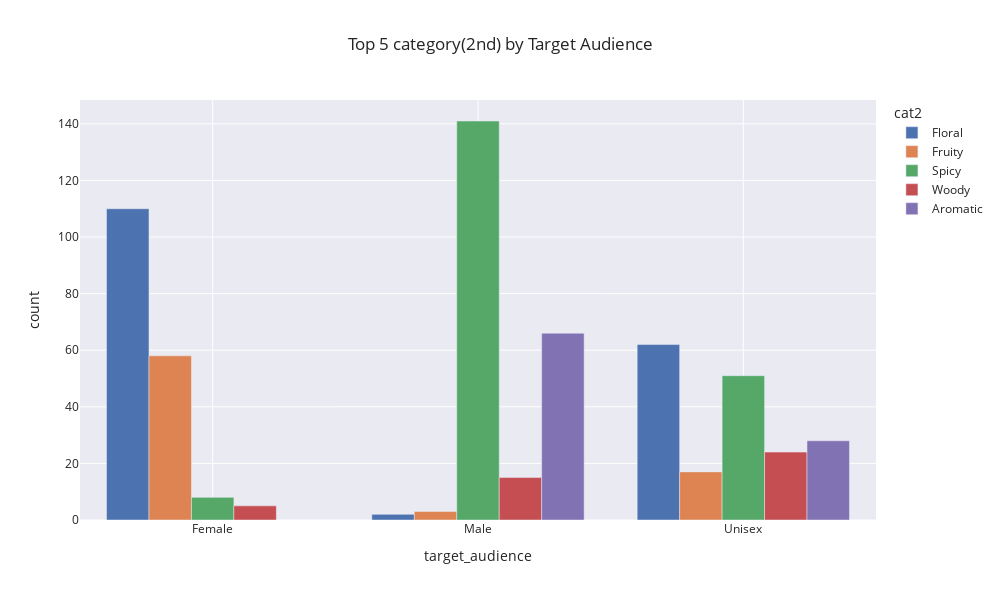

Source (notebook cell):
### Markdown cell above
- bar chart

### Code cell
fig = px.bar(
    counts,
    x="target_audience",
    y="count",
    color="cat2",
    barmode="group",
    title="Top 5 category(2nd) by Target Audience",
    width=1000, height=600,
    template='seaborn'
)
fig.show()

### Figure 1 — Plotly figure (JSON) as saved in the notebook; plotly's stock layout.template omitted (floating-point values rounded to 4 significant figures)
{"data": [{"alignmentgroup": "True", "hovertemplate": "cat2=Floral<br>target_audience=%{x}<br>count=%{y}<extra></extra>", "legendgroup": "Floral", "marker": {"color": "rgb(76,114,176)", "pattern": {"shape": ""}}, "name": "Floral", "offsetgroup": "Floral", "orientation": "v", "showlegend": true, "textposition": "auto", "type": "bar", "x": ["Female", "Male", "Unisex"], "xaxis": "x", "y": [110, 2, 62], "yaxis": "y"}, {"alignmentgroup": "True", "hovertemplate": "cat2=Fruity<br>target_audience=%{x}<br>count=%{y}<extra></extra>", "legendgroup": "Fruity", "marker": {"color": "rgb(221,132,82)", "pattern": {"shape": ""}}, "name": "Fruity", "offsetgroup": "Fruity", "orientation": "v", "showlegend": true, "textposition": "auto", "type": "bar", "x": ["Female", "Male", "Unisex"], "xaxis": "x", "y": [58, 3, 17], "yaxis": "y"}, {"alignmentgroup": "True", "hovertemplate": "cat2=Spicy<br>target_audience=%{x}<br>count=%{y}<extra></extra>", "legendgroup": "Spicy", "marker": {"color": "rgb(85,168,104)", "pattern": {"shape": ""}}, "name": "Spicy", "offsetgroup": "Spicy", "orientation": "v", "showlegend": true, "textposition": "auto", "type": "bar", "x": ["Female", "Male", "Unisex"], "xaxis": "x", "y": [8, 141, 51], "yaxis": "y"}, {"alignmentgroup": "True", "hovertemplate": "cat2=Woody<br>target_audience=%{x}<br>count=%{y}<extra></extra>", "legendgroup": "Woody", "marker": {"color": "rgb(196,78,82)", "pattern": {"shape": ""}}, "name": "Woody", "offsetgroup": "Woody", "orientation": "v", "showlegend": true, "textposition": "auto", "type": "bar", "x": ["Female", "Male", "Unisex"], "xaxis": "x", "y": [5, 15, 24], "yaxis": "y"}, {"alignmentgroup": "True", "hovertemplate": "cat2=Aromatic<br>target_audience=%{x}<br>count=%{y}<extra></extra>", "legendgroup": "Aromatic", "marker": {"color": "rgb(129,114,179)", "pattern": {"shape": ""}}, "name": "Aromatic", "offsetgroup": "Aromatic", "orientation": "v", "showlegend": true, "textposition": "auto", "type": "bar", "x": ["Male", "Unisex"], "xaxis": "x", "y": [66, 28], "yaxis": "y"}], "layout": {"barmode": "group", "height": 600, "legend": {"title": {"text": "cat2"}, "tracegroupgap": 0}, "title": {"text": "Top 5 category(2nd) by Target Audience"}, "width": 1000, "xaxis": {"anchor": "y", "autorange": true, "domain": [0, 1], "range": [-0.5, 2.5], "title": {"text": "target_audience"}, "type": "category"}, "yaxis": {"anchor": "x", "autorange": true, "domain": [0, 1], "range": [0, 148.4], "title": {"text": "count"}, "type": "linear"}}}
